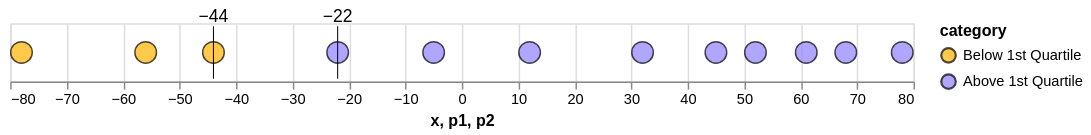

The code cell stored with this chart in its notebook:
### Code cell
# https://wpdatatables.com/data-visualization-color-palette/

test_array = np.array([-78, -56, -44, -22, -5, 12, 32, 45, 52, 61, 68, 78])
test_data = pd.DataFrame({
    'x' : test_array, 
})

plot_q25(test_data, [-44, -22], cut_point=-40)

### Figure 1 — Vega-Lite specification as saved in the notebook (floating-point values rounded to 4 significant figures)
{"config": {"view": {"continuousWidth": 300, "continuousHeight": 300}}, "layer": [{"data": {"name": "data-418a5f444738df54bc4a2079f6fad1b9"}, "mark": {"type": "point", "filled": true, "size": 220, "stroke": "black", "strokeWidth": 1}, "encoding": {"color": {"field": "category", "scale": {"domain": ["Below 1st Quartile", "Above 1st Quartile"], "range": ["#ffb400", "#9080ff"]}, "type": "nominal"}, "x": {"field": "x", "type": "quantitative"}}}, {"data": {"name": "data-d12bbc9c001714df48fb8d59334082a1"}, "mark": {"type": "rule", "color": "black", "strokeWidth": 0.7}, "encoding": {"x": {"field": "p1", "type": "quantitative"}, "y": {"value": 2}, "y2": {"value": 38}}}, {"data": {"name": "data-8ad5765066de1712cebaf1daa43d5d04"}, "mark": {"type": "rule", "color": "black", "strokeWidth": 0.7}, "encoding": {"x": {"field": "p2", "type": "quantitative"}, "y": {"value": 2}, "y2": {"value": 38}}}, {"data": {"name": "data-418a5f444738df54bc4a2079f6fad1b9"}, "mark": {"type": "text", "align": "center", "baseline": "top", "dx": 0, "dy": -30, "fontSize": 12}, "encoding": {"text": {"field": "x", "format": ",.0f", "type": "quantitative"}, "x": {"field": "x", "type": "quantitative"}}, "transform": [{"filter": "(datum.x === -44)"}]}, {"data": {"name": "data-418a5f444738df54bc4a2079f6fad1b9"}, "mark": {"type": "text", "align": "center", "baseline": "top", "dx": 0, "dy": -30, "fontSize": 12}, "encoding": {"text": {"field": "x", "format": ",.0f", "type": "quantitative"}, "x": {"field": "x", "type": "quantitative"}}, "transform": [{"filter": "(datum.x === -22)"}]}], "height": 40, "width": 620, "$schema": "https://vega.github.io/schema/vega-lite/v5.20.1.json", "datasets": {"data-418a5f444738df54bc4a2079f6fad1b9": [{"x": -78, "category": "Below 1st Quartile"}, {"x": -56, "category": "Below 1st Quartile"}, {"x": -44, "category": "Below 1st Quartile"}, {"x": -22, "category": "Above 1st Quartile"}, {"x": -5, "category": "Above 1st Quartile"}, {"x": 12, "category": "Above 1st Quartile"}, {"x": 32, "category": "Above 1st Quartile"}, {"x": 45, "category": "Above 1st Quartile"}, {"x": 52, "category": "Above 1st Quartile"}, {"x": 61, "category": "Above 1st Quartile"}, {"x": 68, "category": "Above 1st Quartile"}, {"x": 78, "category": "Above 1st Quartile"}], "data-d12bbc9c001714df48fb8d59334082a1": [{"p1": -44}], "data-8ad5765066de1712cebaf1daa43d5d04": [{"p2": -22}]}}
